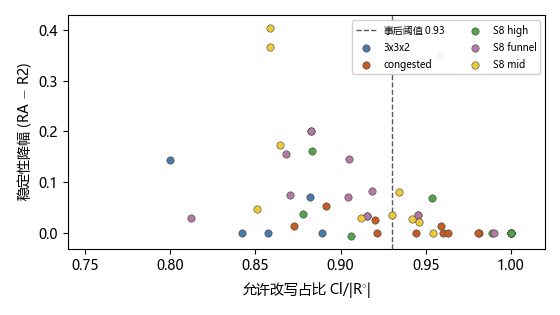

Generate this figure with Python:
"""E7 事后规则:释放占比 vs 稳定性降幅。读 cheap_baselines.csv,不跑新实验。"""
from __future__ import annotations

import csv
import os
from collections import defaultdict

import matplotlib

matplotlib.use("Agg")
import matplotlib.pyplot as plt  # noqa: E402

HERE = os.path.dirname(os.path.abspath(__file__))
CSV = os.path.abspath(os.path.join(
    HERE, "..", "..", "STRC", "experiments", "cheap_baselines.csv"))
OUT = os.path.join(HERE, "fig_strc_worth_CN")

from _cjk_mpl import setup_cjk

setup_cjk()

ORDER = ("example_3x3x2", "congested_8x4x4", "S8x4x4_high",
         "S8x4x4_funnel", "S8x4x4_mid")
LABEL = {
    "example_3x3x2": "3x3x2",
    "congested_8x4x4": "congested",
    "S8x4x4_high": "S8 high",
    "S8x4x4_funnel": "S8 funnel",
    "S8x4x4_mid": "S8 mid",
}
COLOR = {
    "example_3x3x2": "#4c78a8",
    "congested_8x4x4": "#c45c26",
    "S8x4x4_high": "#54a24b",
    "S8x4x4_funnel": "#b279a2",
    "S8x4x4_mid": "#eeca3b",
}

# 在本样本上选定的事后阈值,不作外推定理。
THRESH = 0.93


def pairs(path):
    rows = list(csv.DictReader(open(path, encoding="utf-8")))
    idx = {(r["instance"], r["seed"], r["arm"]): r for r in rows}
    out = []
    for inst, seed in sorted({(r["instance"], r["seed"]) for r in rows}):
        a, b = idx.get((inst, seed, "R2")), idx.get((inst, seed, "RA"))
        if a is None or b is None:
            continue
        if str(a["feasible"]).lower() != "true" or str(b["feasible"]).lower() != "true":
            continue
        share = float(a["release_size"]) / float(a["alive_size"])
        delta = float(b["res_frac"]) - float(a["res_frac"])
        out.append((inst, seed, share, delta))
    return out


def main() -> None:
    data = pairs(CSV)
    fig, ax = plt.subplots(figsize=(5.6, 3.15))
    by = defaultdict(list)
    for inst, _seed, share, delta in data:
        by[inst].append((share, delta))
    for inst in ORDER:
        xs = [p[0] for p in by.get(inst, ())]
        ys = [p[1] for p in by.get(inst, ())]
        if not xs:
            continue
        ax.scatter(xs, ys, s=28, color=COLOR[inst], label=LABEL[inst],
                   edgecolors="0.25", linewidths=0.4, zorder=3)
    ax.axvline(THRESH, color="0.35", linestyle="--", linewidth=1.0,
               label=rf"事后阈值 ${THRESH:g}$")
    ax.set_xlabel(r"允许改写占比 $\mathrm{Cl}/|R^{\circ}|$")
    ax.set_ylabel("稳定性降幅 (RA $-$ R2)")
    ax.set_xlim(0.74, 1.02)
    ax.legend(loc="upper right", fontsize=7, ncol=2, framealpha=0.92)
    fig.tight_layout()
    fig.savefig(OUT + ".pdf")
    fig.savefig(OUT + ".png")
    print("wrote", OUT + ".pdf")

    lo = [d for _i, _s, sh, d in data if sh < THRESH - 1e-12]
    hi = [d for _i, _s, sh, d in data if sh >= THRESH - 1e-12]
    print("n=%d  thresh=%.2f  below n=%d mean=%.3f  above n=%d mean=%.3f"
          % (len(data), THRESH,
             len(lo), (sum(lo) / len(lo) if lo else float("nan")),
             len(hi), (sum(hi) / len(hi) if hi else float("nan"))))


if __name__ == "__main__":
    main()
